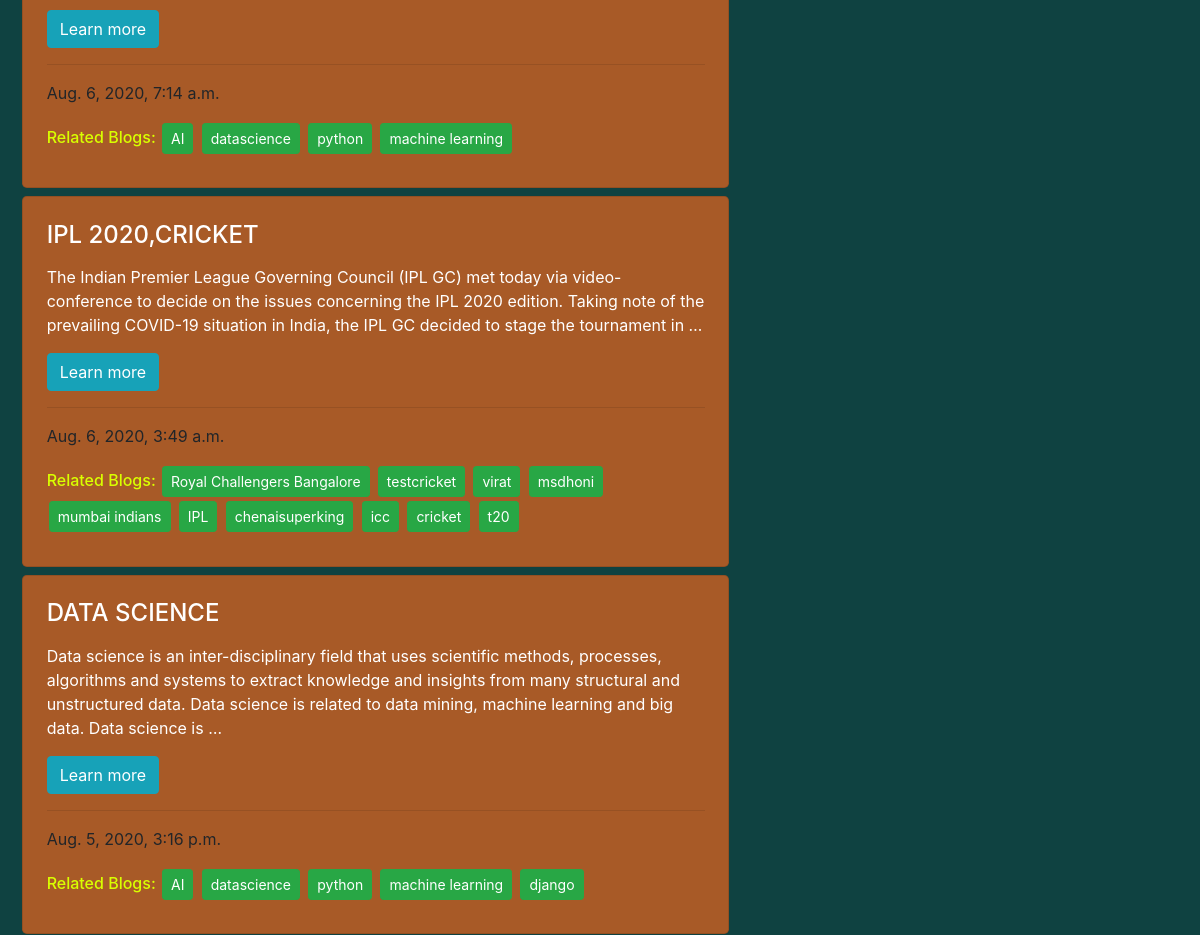
Page /?page=2 (middle part) on the earlier database version.
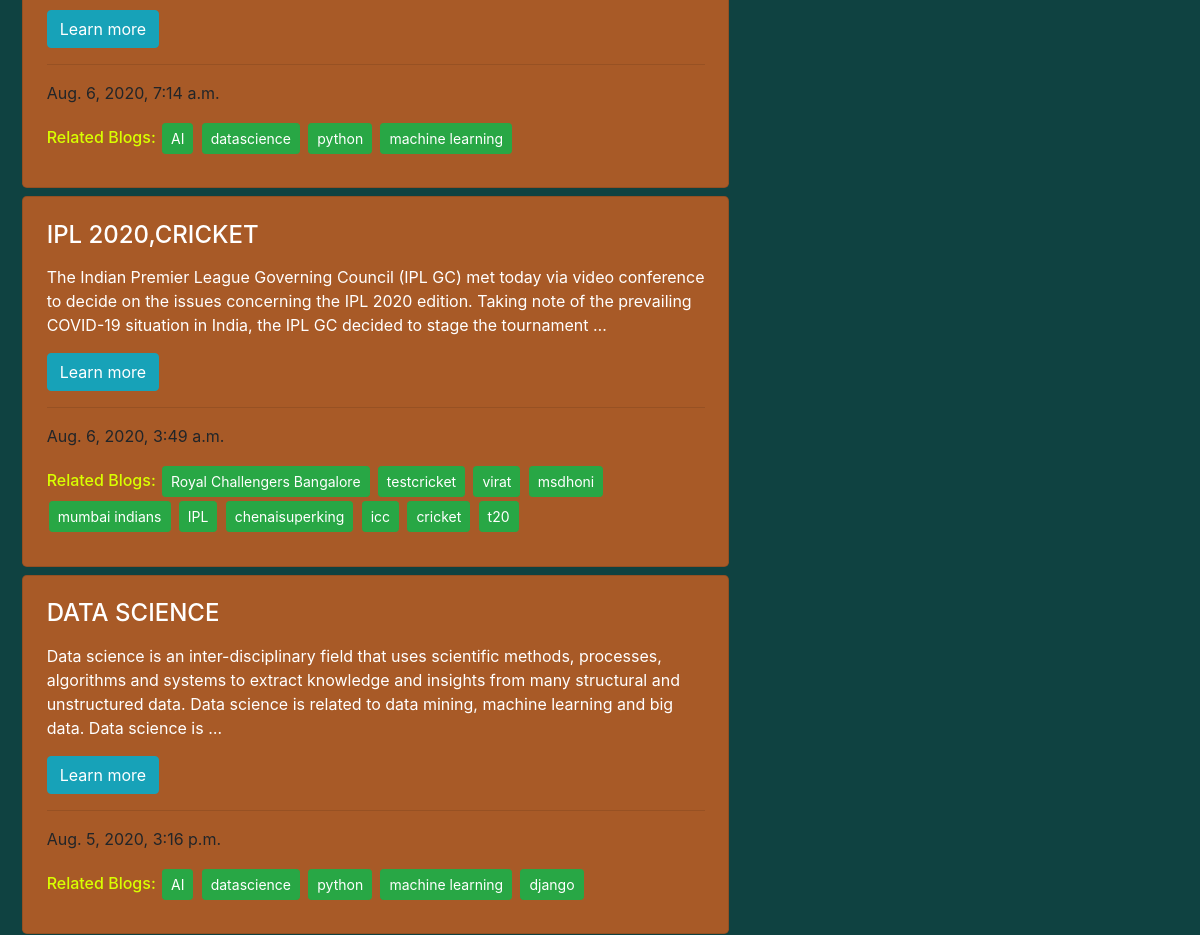
Same page on the later database version.
### blogapp/models.py (models this page shows, shortened)
class Post(models.Model):
    STATUS_CHOICES=(('draft','Draft'),('published','Published'))
    title= models.CharField(max_length=56)
    slug=models.SlugField(max_length=264,unique_for_date='publish')
    category=models.CharField(max_length=56,default=True)
    author=models.ForeignKey(User,related_name='blog_post',on_delete=models.CASCADE)
    image = models.ImageField(upload_to ='image/',default="")
    body=RichTextField(blank=True,null=True)
    publish=models.DateTimeField(default=timezone.now)
    created= models.DateTimeField(auto_now_add=True)
    update=models.DateTimeField(auto_now=True)
    status=models.CharField(max_length=10,choices=STATUS_CHOICES,default='published')
    objects=CustomManager()
    tags=TaggableManager()
    class Meta:
        ordering=('-publish',)
    def get_absolute_url(self):
        return reverse('post_detail',args=[self.publish.year,self.publish.strftime('%m'),self.publish.strftime('%d'),self.slug])

### blogapp/views.py (the view)
# urls.py: path('', views.post_list_view),
def post_list_view(request,tag_slug=None):
    post_list=Post.objects.all()
    tag=None
    if tag_slug:
        tag=get_object_or_404(Tag,slug=tag_slug)
        post_list=post_list.filter(tags__in=[tag])
    paginator=Paginator( post_list,5)
    page_number=request.GET.get('page')
    try:
        post_list=paginator.page(page_number)
    except PageNotAnInteger:
        post_list=paginator.page(1)
    except EmptyPage:
        post_list=paginator.page(paginator.num_pages)
    return render(request,'blogapp/post_list.html',{'post_list':post_list,'tag':tag})

### blogapp/models.py (called while the page is built)
    def get_queryset(self):
        return super().get_queryset().filter(status='published')

### blogapp/templatetags/blog_tags.py (called while the page is built)
@register.inclusion_tag('blogapp/latest_posts123.html')
def show_latest_posts():
    latest_posts=Post.objects.order_by('-publish')[:5]
    return {'latest_posts':latest_posts}

@register.simple_tag
def get_most_commented_posts(count=5):
    return Post.objects.annotate(total_comments=Count('comments')).order_by('-total_comments')[:count]

### templates/blogapp/post_list.html (shortened to what this page needs)
{%extends 'blogapp/base.html'%} {%block title_block%}Blog Application{% endblock %} {%block content%}
<div>
    <div class="cont container ">  {%for post in post_list%}
        <div class="card w-100 ">
            <div class="card-body ">
                <h4 class="card-title ">{{post.title|upper}}</h4>
                <p class="card-text ">{{post.body|safe|truncatewords:40}}</p>
                <a href="{{post.get_absolute_url}} " class="btn btn-info ">Learn more</a>
                <hr>{{post.publish}}
                <h6 style="color: rgb(217, 255, 0); ">Related Blogs: {%for tag in post.tags.all %}
                    <a class="btn-sm btn btn-success " style="margin: 2px; " href="{%url 'post_list_by_tag_name' tag.slug%} ">{{tag.name}}</a>
                    <em style="color: rgb(115, 255, 0); "></em> {%endfor%}
                </h6>
            </div>
        </div>{%endfor%}
    </div>
</div>
{%endblock%}

Differences in the rows shown:
changed Post: body "…GC) met today via video-conference to decide on the issues concerning the IPL 2020 edition. Taking note of the prevailing COVID-19 situation in India, the IPL GC decided to stage the tournament in …" → "…GC) met today via video conference to decide on the issues concerning the IPL 2020 edition. Taking note of the prevailing COVID-19 situation in India, the IPL GC decided to stage the tournament …"
